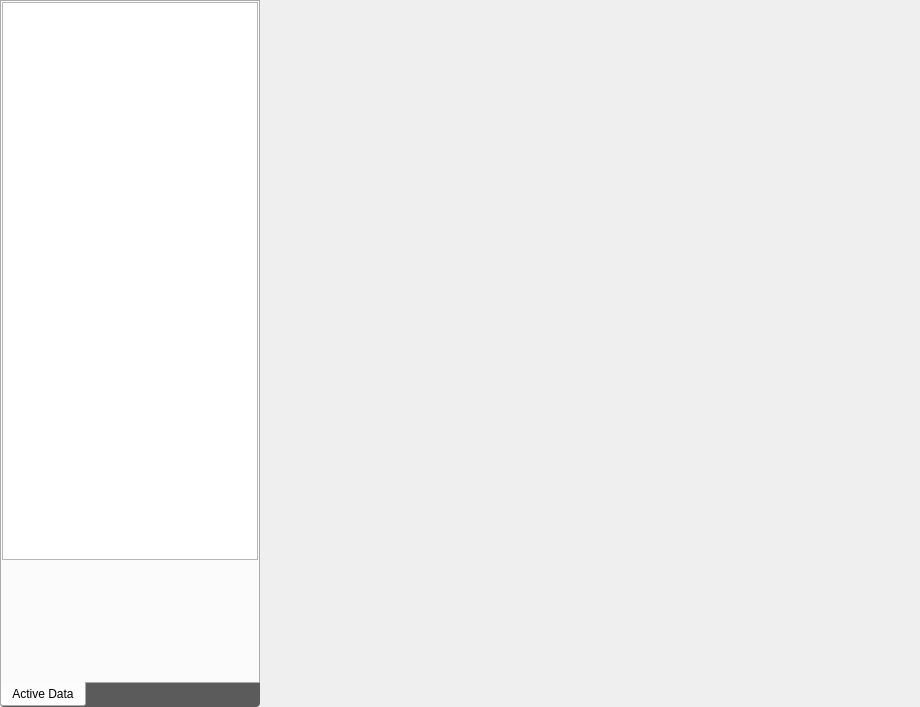
<?xml version="1.0" encoding="UTF-8"?>
<ui version="4.0">
 <class>AnalisisWidget</class>
 <widget class="QWidget" name="AnalisisWidget">
  <property name="geometry">
   <rect>
    <x>0</x>
    <y>0</y>
    <width>920</width>
    <height>707</height>
   </rect>
  </property>
  <property name="windowTitle">
   <string>Form</string>
  </property>
  <property name="styleSheet">
   <string notr="true"/>
  </property>
  <layout class="QHBoxLayout" name="horizontalLayout_2">
   <property name="spacing">
    <number>6</number>
   </property>
   <property name="leftMargin">
    <number>0</number>
   </property>
   <property name="topMargin">
    <number>0</number>
   </property>
   <property name="rightMargin">
    <number>0</number>
   </property>
   <property name="bottomMargin">
    <number>0</number>
   </property>
   <item>
    <widget class="QFrame" name="LeftContainer">
     <property name="sizePolicy">
      <sizepolicy hsizetype="Minimum" vsizetype="Preferred">
       <horstretch>0</horstretch>
       <verstretch>0</verstretch>
      </sizepolicy>
     </property>
     <property name="styleSheet">
      <string notr="true">QFrame#LeftContainer {
	  /*border: 1px solid black; */
     /*border-color: rgb(135, 177, 255);*/
     border-radius: /*5*/ 4px; 
	padding: 0px;
    /*background-color: rgb(235, 235, 235);*/
	background: rgb(91, 91, 91);
}</string>
     </property>
     <layout class="QVBoxLayout" name="verticalLayout">
      <property name="leftMargin">
       <number>0</number>
      </property>
      <property name="topMargin">
       <number>0</number>
      </property>
      <property name="rightMargin">
       <number>0</number>
      </property>
      <property name="bottomMargin">
       <number>0</number>
      </property>
      <item>
       <widget class="QTabWidget" name="tabWidget">
        <property name="sizePolicy">
         <sizepolicy hsizetype="Minimum" vsizetype="Expanding">
          <horstretch>0</horstretch>
          <verstretch>0</verstretch>
         </sizepolicy>
        </property>
        <property name="styleSheet">
         <string notr="true">
QTreeView::branch:has-children:!has-siblings:closed,
     QTreeView::branch:closed:has-children:has-siblings {
             border-image: none;
             image: url(:/mde/icons/trojkat-8x8-dodolu.png);
     }

     QTreeView::branch:open:has-children:!has-siblings,
     QTreeView::branch:open:has-children:has-siblings  {
             border-image: none;
             image: url(:/mde/icons/trojkat-8x8-naboku.png);
     }

#treeHolder
{
	background: white;
}

QTabWidget {
	background: white;
}

QTabWidget::pane {
	border: 1px solid black;
	border-top-left-radius: 4px;
	border-top-right-radius: 4px;
	border-bottom: 3px solid black;
	margin: 0px;
	padding: 2px;
	background: white;
}

QTabWidget::pane &gt; * {
   border: none;
}
QTabBar {
	background: rgb(91, 91, 91);
	border-bottom-left-radius: 4px;
	border-bottom-right-radius: 4px;
}

QTabBar::tab, QTabBar::tab:first, QTabBar::tab:middle, QTabBar::tab:last, QTabBar::tab:selected {
border: none;
 border-radius: 0px;
 background-color: transparent;
 color: black;
min-width: 8ex;
 padding: 4px;
margin-right: 3px;
}

QTabBar::tab:middle {
	margin-left: 3px;
}

QTabBar::tab:last {
	margin-left: 3px;
	margin-right: 1px;
}

QTabBar::tab:hover {
    background-color: #898989;
}

QTabBar::tab:selected, QTabBar::tab:hover:selected {
 background-color: black;
color: white;
 border-bottom-left-radius: 4px;
 border-bottom-right-radius: 4px;
}</string>
        </property>
        <property name="tabPosition">
         <enum>QTabWidget::South</enum>
        </property>
        <property name="currentIndex">
         <number>0</number>
        </property>
        <widget class="QWidget" name="activeDataTab">
         <attribute name="icon">
          <iconset>
           <normaloff>:/mde/icons/zaladowane.png</normaloff>:/mde/icons/zaladowane.png</iconset>
         </attribute>
         <attribute name="title">
          <string>Active Data</string>
         </attribute>
         <layout class="QVBoxLayout" name="verticalLayout_2">
          <property name="spacing">
           <number>1</number>
          </property>
          <property name="leftMargin">
           <number>0</number>
          </property>
          <property name="topMargin">
           <number>0</number>
          </property>
          <property name="rightMargin">
           <number>0</number>
          </property>
          <property name="bottomMargin">
           <number>0</number>
          </property>
          <item>
           <widget class="QWidget" name="treeHolder" native="true">
            <property name="sizePolicy">
             <sizepolicy hsizetype="Preferred" vsizetype="Expanding">
              <horstretch>0</horstretch>
              <verstretch>0</verstretch>
             </sizepolicy>
            </property>
            <property name="styleSheet">
             <string notr="true">QMenu {
	border: none;
	margin: 0px;
	padding: 0px;
}

QMenu::item {
color: black;
}</string>
            </property>
            <layout class="QHBoxLayout" name="horizontalLayout">
             <property name="spacing">
              <number>0</number>
             </property>
             <property name="leftMargin">
              <number>0</number>
             </property>
             <property name="topMargin">
              <number>0</number>
             </property>
             <property name="rightMargin">
              <number>0</number>
             </property>
             <property name="bottomMargin">
              <number>0</number>
             </property>
             <item>
              <widget class="QTreeView" name="treeView"/>
             </item>
            </layout>
           </widget>
          </item>
          <item>
           <widget class="QWidget" name="SummaryWindowWidget" native="true">
            <property name="sizePolicy">
             <sizepolicy hsizetype="Minimum" vsizetype="Minimum">
              <horstretch>0</horstretch>
              <verstretch>0</verstretch>
             </sizepolicy>
            </property>
            <property name="minimumSize">
             <size>
              <width>0</width>
              <height>120</height>
             </size>
            </property>
           </widget>
          </item>
         </layout>
        </widget>
       </widget>
      </item>
     </layout>
    </widget>
   </item>
   <item>
    <widget class="QWidget" name="analisisArea" native="true">
     <property name="sizePolicy">
      <sizepolicy hsizetype="Expanding" vsizetype="Expanding">
       <horstretch>0</horstretch>
       <verstretch>0</verstretch>
      </sizepolicy>
     </property>
     <property name="styleSheet">
      <string notr="true">#analisisArea {
 background-color: rgb(91, 91, 91);
color: black;
padding: 0px;
margin: 0px;
}

/* topWindow */
coreUI--CoreDockWidgetManager {
 background: transparent;
 margin: 0px;
 padding: 0px;
border: none;
}

QTabWidget::pane {
 background: transparent;
	margin: 0px;
	border: 1px solid black;
	padding: 2px;
	 border-radius: 4px;
}

QTabWidget::pane &gt; QWidget {
	background: transparent;
}

coreUI--CoreDockWidgetSet {
 background: transparent;
 margin: 0px;
 padding: 0px;
border: none;
}

QMainWindow {
	border: none;
	padding: 0px;
	margin: 0px;
	border-radius: 4px;
	background: transparent;
}

QDockWidget {
	padding: 0px;
	border: 1px solid black;
	border-radius: 4px;
	background: transparent;
	color: black;
}

coreUI--CoreVisualizerWidget {
	background: transparent;
	border: 1px solid black;
	color: black;
	border-top: 1px solid white;
	border-bottom-left-radius: 4px;
	border-bottom-right-radius: 4px;
	background: transparent;
}

coreUI--CoreVisualizerWidget * {
color: black;
}

coreUI--CoreVisualizerWidget:hover {
	border: 2px solid rgb(135, 177, 255);
}

/* styl titlebarów i ich dzieci */
coreUI--CoreTitleBar {
 background: black;
color: white;
 border-radius: 0px;
 border-top-left-radius: 4px;
 border-top-right-radius: 4px;
 margin: 0px;
 padding: 2px;
}

coreUI--CoreTitleBar QLabel#titleLabel {
 background: black;
color: white;
}

coreUI--CoreTitleBar QToolButton#buttonFullscreen {
    background: rgb(43, 42, 41);
    border: 1px solid rgb(63, 62, 61);
     border-bottom: none;
  border-radius: 0px;
     border-top-left-radius: 4px;
     border-right: none;
 margin-top: 4px;
 max-height: 12px;
 min-width: 17px;
}

coreUI--CoreTitleBar QToolButton#buttonFullscreen:hover {
    background-color: rgb(135, 177, 255);
 }

coreUI--CoreTitleBar QToolButton#buttonFullscreen:pressed {
    background-color: rgb(55, 97, 180);
}

coreUI--CoreTitleBar QToolButton#buttonFloat {
    background: rgb(43, 42, 41);
    border: 1px solid rgb(63, 62, 61);
     border-bottom: none;
  border-radius: 0px;
     border-top-left-radius: 4px;
     border-right: none;
 margin-top: 4px;
 max-height: 12px;
 min-width: 17px;
}

coreUI--CoreTitleBar QToolButton#buttonFloat:hover {
    background-color: rgb(135, 177, 255);
 }

coreUI--CoreTitleBar QToolButton#buttonFloat:pressed {
    background-color: rgb(55, 97, 180);
}

coreUI--CoreTitleBar QToolButton#buttonClose {
    background-color: rgb(43, 42, 41);
     border: 1px solid rgb(63, 62, 61);
     border-bottom: none; 
 border-radius: 0px;
     border-top-right-radius: 4px;
  margin-top: 4px;
 max-height: 12px;
 min-width: 23px;
}

 coreUI--CoreTitleBar QToolButton#buttonClose:hover {
     background-color: rgb(200, 0, 0); 
 }

coreUI--CoreTitleBar QToolButton#buttonClose:pressed {
         background-color: rgb(128, 0, 0);
}

QMainWindow::separator {
 background-color: transparent;
 width: 4px;
 height: 4px;
}

QMainWindow::separator:vertical {
 image: url(:/mde/icons/splitter-dots-vertical.png);
 }

QMainWindow::separator:horizontal {
 image: url(:/mde/icons/splitter-dots-horizontal.png);
}

QMainWindow::separator:vertical:hover {
 margin-top: 4px;
 margin-bottom: 4px;
 }

QMainWindow::separator:horizontal:hover {
 margin-left: 4px;
 margin-right: 4px;
} 

/* timeline */
#timelineControls, #TimelineWidget {
 spacing: 0px;
 margin: 0px;
 padding-left: 4px;
 padding-right: 4px;
border: none;
}

#timelineControls QAbstractSpinBox{
 border: 1px solid rgb(135, 177, 255);
 border-radius: 4px;
}

#timelineControls QToolButton, #timelineControls QPushButton {
 background: transparent;
 border: 1px rgb(135, 177, 255);
 border-radius: 0px;
 padding: 0px;
 margin: 0px;
 spacing: 0px;
}

#timelineGroupedControls {
 spacing: 0px;
 margin: 0px;
 padding: 0px;
 background: rgb(91, 91, 91); 
}

#leftContainer, #centerContainer, #rightContainer {
 border: 2px solid rgb(135, 177, 255);
 background: rgb(91, 91, 91); 
 spacing: 0px;
 margin: 0px;
 padding: 0px;
}

TimeSliderWidget {
	padding-top: 4px;
}

#leftContainer {
 border-bottom: none;
 border-left: none;
 border-right: none;
}

#rightContainer {
 border-bottom: none;
 border-left: none;
 border-right: none;
}

#centerContainer {
 border-top: none;
 border-bottom-left-radius: 4px;
 border-bottom-right-radius: 4px;
 background: white;
}

#leftControls, #rightControls, #centerControls {
 border: none;
 margin: 0px;
 padding: 0px;
 background: transparent;
}

QTabBar {
 background: rgb(91, 91, 91);
 border-top: 3px solid black;
position: absolute;
}

coreUI--CoreDockWidgetSet QTabBar {
 background: white;
}

QTabBar::tab {
border: none;
border-top: 3px solid black;
 border-radius: 0px;
 background-color: transparent;
 color: black;
 min-width: 8ex;
 padding: 4px;
 margin-right: 1px;
}

QTabBar::tab:selected {
 background-color: black;
 border-bottom-left-radius: 4px;
 border-bottom-right-radius: 4px;
color: white;
}

QTabBar::tab:hover {
    background-color: #898989;
}

QFrame#bottomMainWindow {
	background: rgb(91, 91, 91);
	border: 1px solid black;
	border-radius: 4px;
	margin: 0px;
	padding: 0px;
}</string>
     </property>
    </widget>
   </item>
  </layout>
 </widget>
 <resources>
  <include location="../../coreui/ui/CoreIcons.qrc"/>
  <include location="MdeViewIcons.qrc"/>
 </resources>
 <connections/>
</ui>
